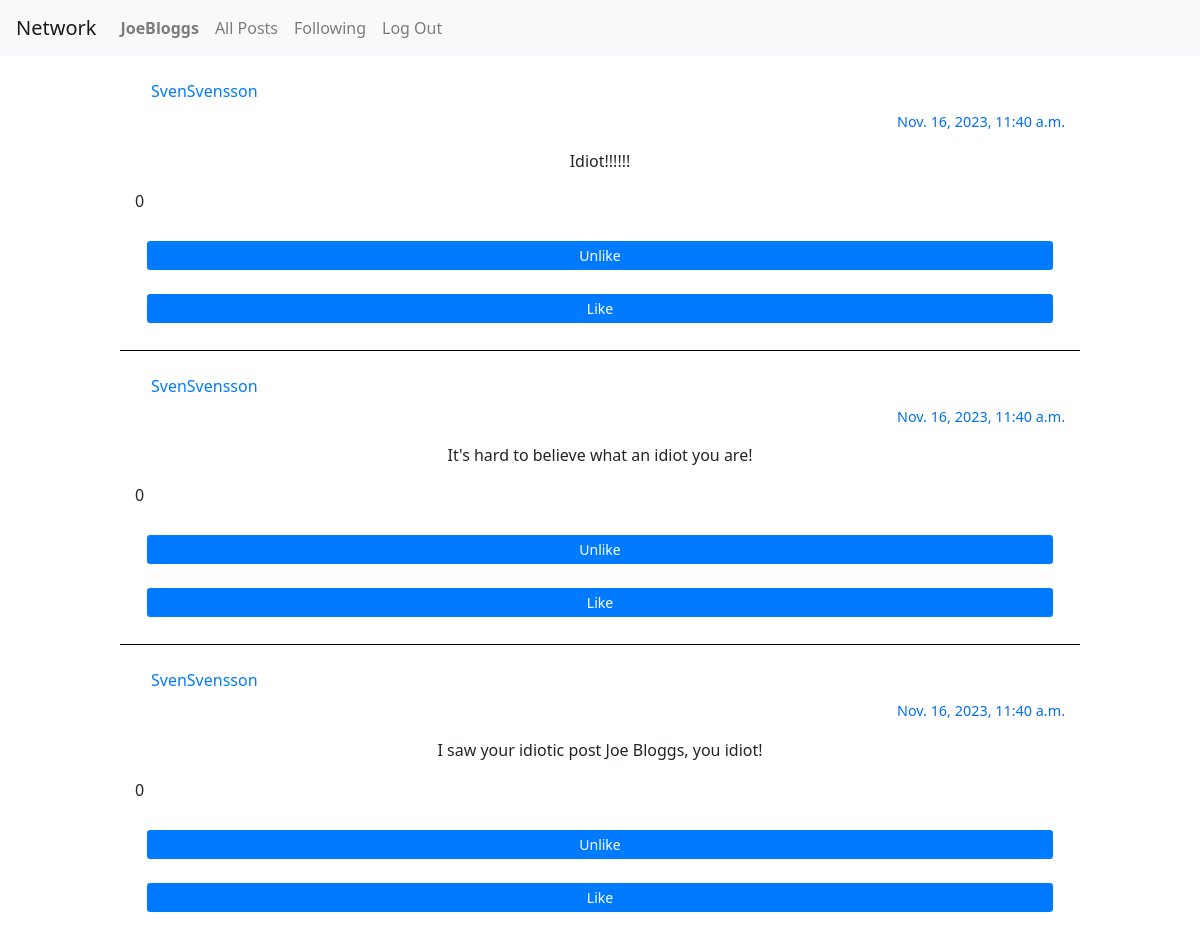
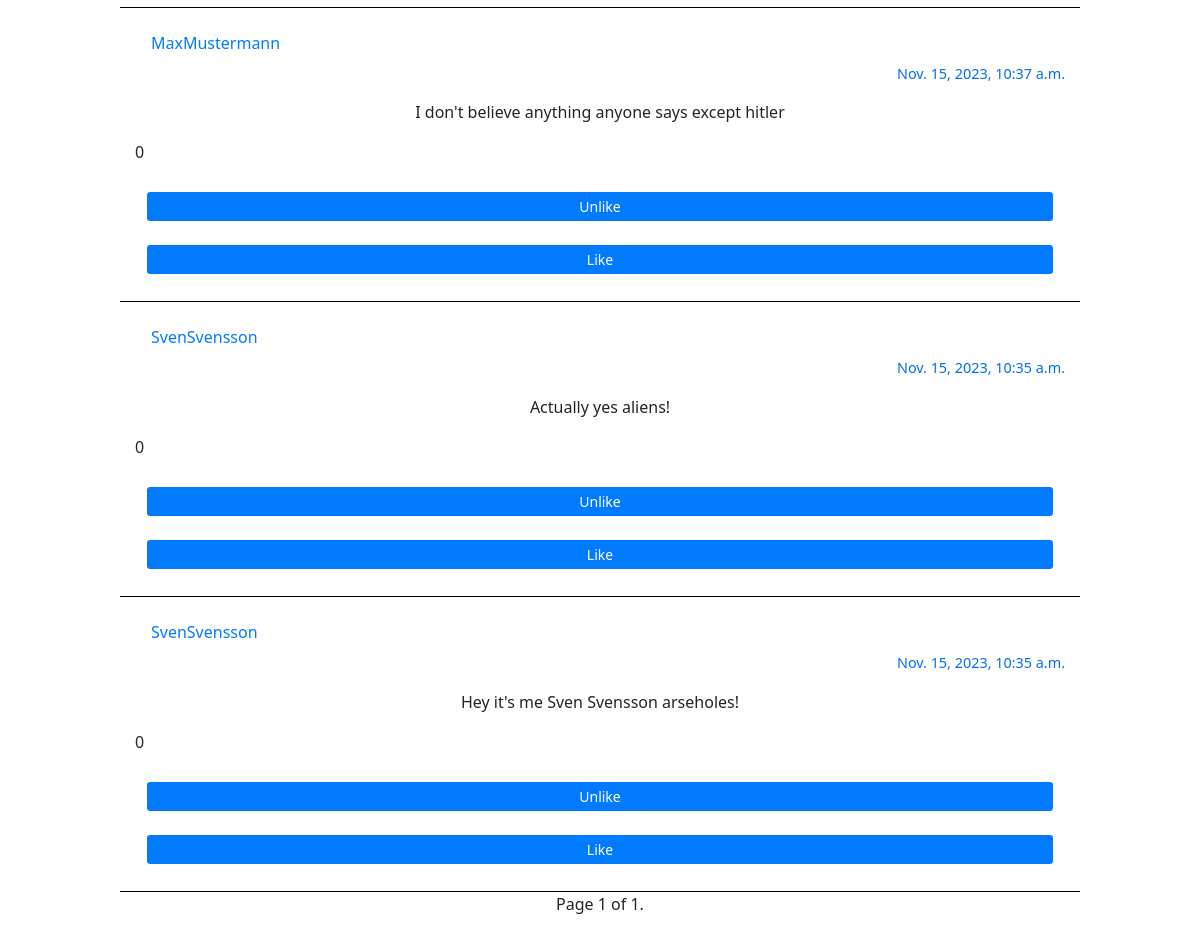
Page /following (signed in) on the earlier database version (2 pictures, top to bottom).
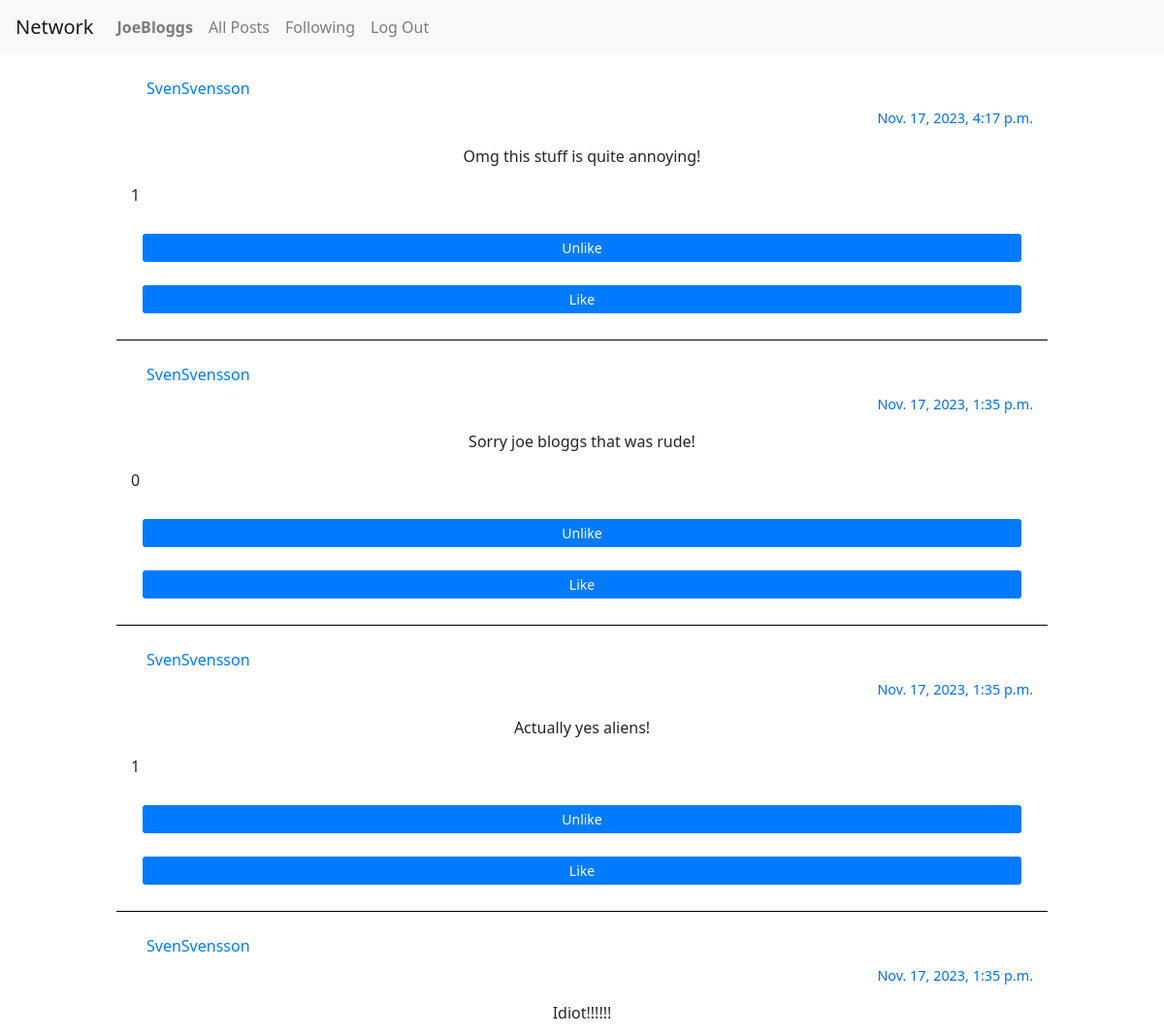
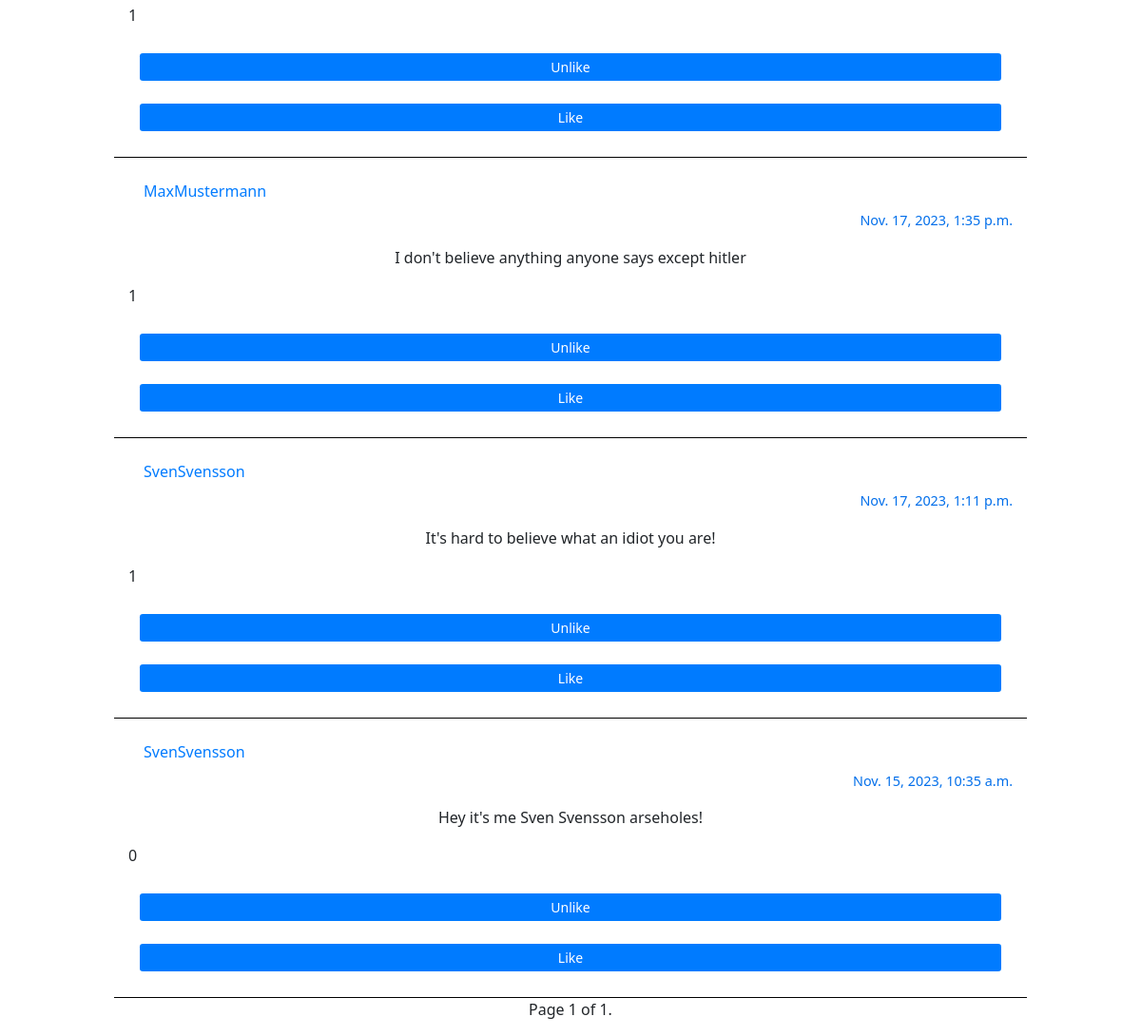
Same page on the later database version (2 pictures, top to bottom).
### network/models.py (models this page shows)
class User(AbstractUser):
    following = models.ManyToManyField("self", symmetrical=False, blank=True,related_name="followers")

class Post(models.Model):
    user = models.ForeignKey("User", on_delete=models.CASCADE, related_name="posts")
    body = models.TextField(blank=True)
    timestamp = models.DateTimeField(auto_now_add=True)
    likes = models.ManyToManyField("User", blank=True, related_name="liked_posts")

### network/views.py (the view)
# urls.py: path("following", views.following, name="following"),
@login_required
def following(request):
        if request.user.is_authenticated:
            current_user = User.objects.get(id = request.user.id)
            followed_users = current_user.following.all()
            followed_posts = Post.objects.filter(user__in=followed_users).order_by('-timestamp')
            paginator = Paginator(followed_posts, 10) # 10 posts per page
            page_number = request.GET.get('page')
            page_obj = paginator.get_page(page_number)
            return render(request, "network/following.html", {
                "page_obj": page_obj,
                "followed_posts": followed_posts
            })

### network/templates/network/following.html (shortened to what this page needs)
{% extends "network/layout.html" %}
{% block body %}
    {% for post in page_obj %}
    <div id="{{ post.id }}" class="post-container">
        <a class="nav-link active" id="user-profile" href="/profile/{{ post.user }}">{{ post.user }}</a>
        <p class="post-timestamp">{{ post.timestamp }}</p>
        <p class="post-body">{{ post.body }}</p>
        <p id="post-likes" class="post-likes">{{ post.likes.count }}</p>
        <button type="button" class="btn btn-primary btn-sm unlike-post-button">Unlike</button>
        <button type="button" class="btn btn-primary btn-sm like-post-button">Like</button>
    </div>
    {% endfor %}
    <ul class="pagination">
        <span class="current">
            Page {{ page_obj.number }} of {{ page_obj.paginator.num_pages }}.
        </span>
    </ul>
{% endblock %}

### network/templates/network/layout.html (shortened to what this page needs)
{% load static %}
<!DOCTYPE html>
<html lang="en">
    <head>
        <link rel="stylesheet" href="https://stackpath.bootstrapcdn.com/bootstrap/4.4.1/css/bootstrap.min.css">
        <link href="{% static 'network/styles.css' %}" rel="stylesheet">
    </head>
    <body>
        <nav class="navbar navbar-expand-lg navbar-light bg-light">
            <a class="navbar-brand" href="#">Network</a>
            <div>
              <ul class="navbar-nav mr-auto">
                {% if user.is_authenticated %}
                    <li class="nav-item">
                        <a class="nav-link" href="#"><strong id="current-user-username">{{ user.username }}</strong></a>
                    </li>
                {% endif %}
                <li class="nav-item">
                  <a class="nav-link" href="{% url 'index' %}">All Posts</a>
                </li>
                {% if user.is_authenticated %}
                    <li class="nav-item">
                        <a class="nav-link" href="{% url 'following' %}">Following</a>
                    </li>
                    <li class="nav-item">
                        <a class="nav-link" href="{% url 'logout' %}">Log Out</a>
                    </li>
                {% endif %}
              </ul>
            </div>
          </nav>
            {% block body %}
            {% endblock %}
    </body>
</html>

### network/static/network/styles.css (style rules this page uses)
* { display: flex; flex-direction: column; margin: 0; padding: 0; box-sizing: border-box; font-family: 'Segoe UI', Tahoma, Geneva, Verdana, sans-serif; }
body { display: flex; align-items: center; flex-direction:column; height: 100%; width: -webkit-fill-available; }
.navbar { width: -webkit-fill-available; }
.post-container { display: flex; flex-direction: column; width: 80%; align-self: center; padding: 15px; border-bottom: solid 0.5px black; }
.post-body { text-align: center; font-family: 'Segoe UI', Tahoma, Geneva, Verdana, sans-serif; }
.post-timestamp { text-align: end; font-size: 0.9em; color:rgb(3, 111, 234); }
.like-post-button { border: none; margin: 1vw; }
.unlike-post-button { border: none; margin: 1vw; }

Differences in the rows shown:
added Post: user "SvenSvensson", timestamp "Nov. 17, 2023, 4:17 p.m.", body "Omg this stuff is quite annoying!", likes.count "1"
changed Post: timestamp "Nov. 16, 2023, 11:40 a.m." → "Nov. 17, 2023, 1:35 p.m."; body "I saw your idiotic post Joe Bloggs, you idiot!" → "Sorry joe bloggs that was rude!"; moves up the list
changed Post "Actually yes aliens!": timestamp "Nov. 15, 2023, 10:35 a.m." → "Nov. 17, 2023, 1:35 p.m."; likes.count "0" → "1"; moves up the list
changed Post "Idiot!!!!!!": timestamp "Nov. 16, 2023, 11:40 a.m." → "Nov. 17, 2023, 1:35 p.m."; likes.count "0" → "1"
changed Post "I don't believe anything anyone says except hitler": timestamp "Nov. 15, 2023, 10:37 a.m." → "Nov. 17, 2023, 1:35 p.m."; likes.count "0" → "1"; moves down the list
changed Post "It's hard to believe what an idiot you are!": timestamp "Nov. 16, 2023, 11:40 a.m." → "Nov. 17, 2023, 1:11 p.m."; likes.count "0" → "1"
